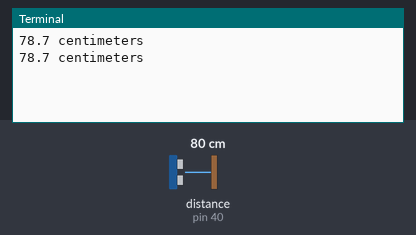
Recording of a program running on a simulated Raspberry Pi (header pin numbers). On the bench: the last lines printed to the terminal. Inputs (shaded band) come from the test bench; at power-on: distance to the obstacle (sensor on pin 40) 80 cm. The echo pulse lasts 58.3 µs per cm.

Above: at 1.2 s.
1.3 s: distance to the obstacle (sensor on pin 40) set to 2 cm
At 2.4 s:
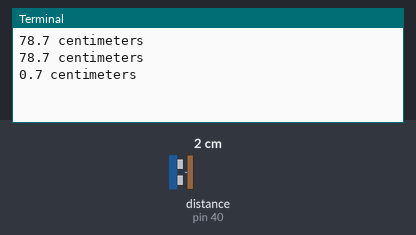
2.8 s: distance to the obstacle (sensor on pin 40) set to 4 cm
At 3.8 s:
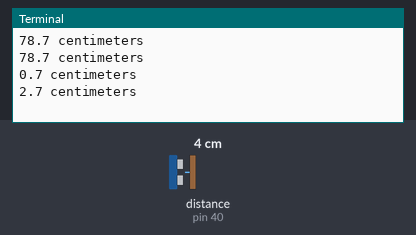
Timing chart, 0 to 5.8 s (numbered marks = the images above; inputs shaded):
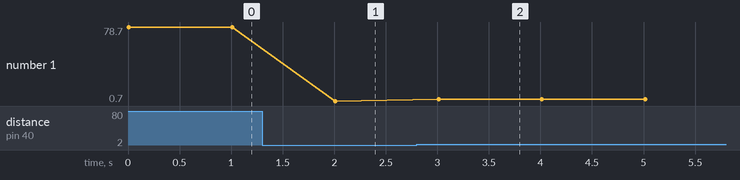

The program:

distancesensor.py
```python
import RPi.GPIO as GPIO
import time

speedofsound = 343 # meters per second
nano = 0.00000001
inset = 1.32
trig = 38
echo = 40

def main():
    GPIO.setmode(GPIO.BOARD)
    GPIO.setup(trig, GPIO.OUT, initial=GPIO.LOW)
    GPIO.setup(echo, GPIO.IN)

    try:
            while True:
                GPIO.output(trig, GPIO.HIGH)
                time.sleep(0.000001)
                GPIO.output(trig, GPIO.LOW)

                while GPIO.input(echo) == GPIO.LOW:
                    pass
                send = time.time_ns()

                while GPIO.input(echo) == GPIO.HIGH:
                    pass
                receive = time.time_ns()
                m_per_sec = speedofsound * ((receive - send) * nano)
                m_per_sec /= 2 # there and back again
                distance = (m_per_sec * 10) - inset
                print("{:.1f} centimeters".format(distance))
                time.sleep(1)

    except KeyboardInterrupt:
        print("Program shut down by user")
    finally:
        GPIO.cleanup()
        print("Cleaning up and shutting down")

if __name__ == "__main__":
    main()
```

Measured:
- after the input at 1.3 s, the terminal: prints a new line after 0.71 s (image 1)
- after the input at 2.8 s, the terminal: prints a new line after 0.21 s (image 2)
- plotted number 1: 78.7 → 0.7 after the input at 1.3 s, 0.7 → 2.7 after the input at 2.8 s
